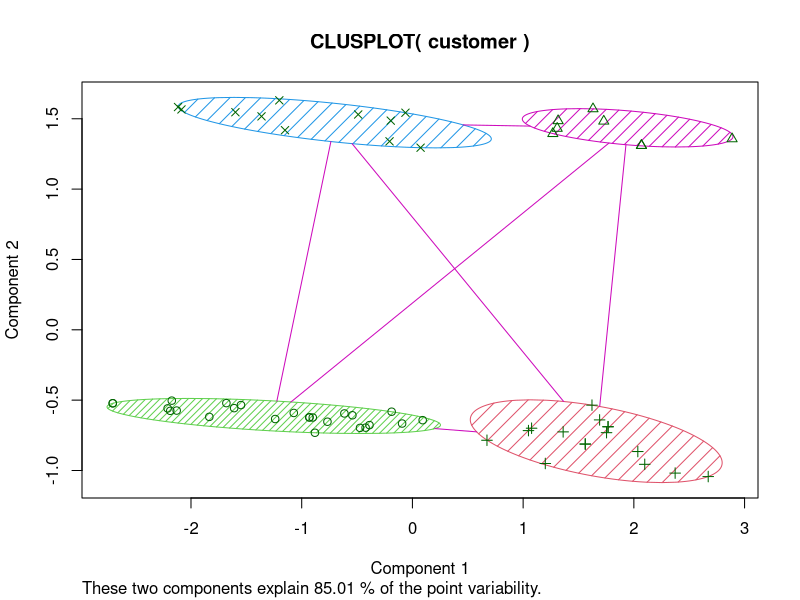
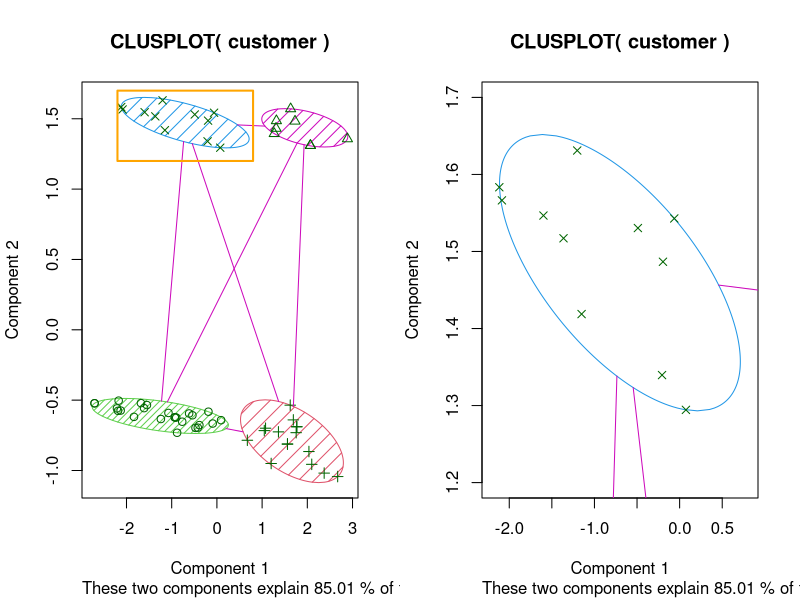
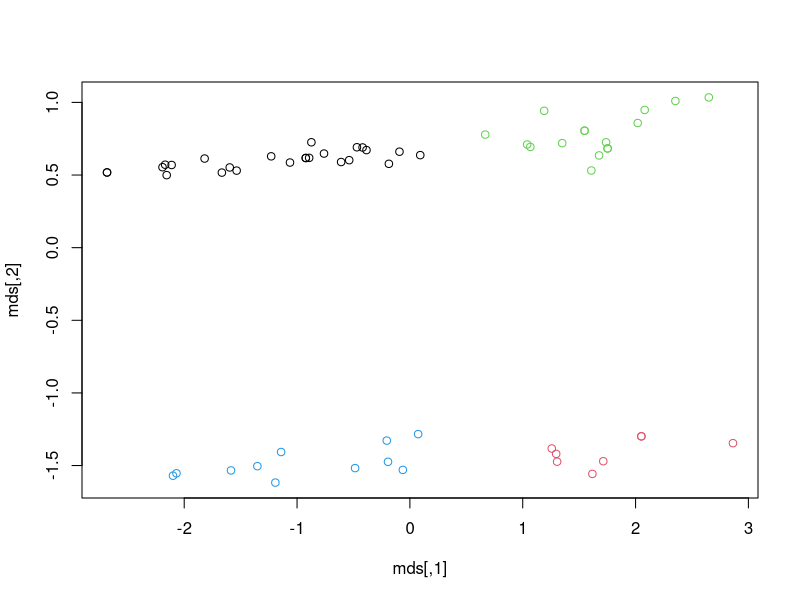

The R script that drew these images, in order:
# Drawing a bivariate cluster plot

customer = read.csv('clustering/data/customer.csv', header = TRUE)
customer = scale(customer[,-1])

set.seed(22)

# Use k-means to cluster the customer data
fit = kmeans(customer, 4)

library(cluster) # install.packages("cluster")

# Draw a bivariate cluster plot
clusplot(customer, fit$cluster, color = TRUE, shade = TRUE)

# Zoom into the bivariate cluster plot
dev.off()

par(mfrow = c(1, 2)) # Set-up two plots (1 row and 2 columns)

clusplot(customer, fit$cluster, color = TRUE, shade = TRUE)
rect(-2.2, 1.2, 0.8, 1.7, border = "orange", lwd = 2) # x-left, y-bottom, x-right, y-top

clusplot(customer, fit$cluster, color = TRUE, xlim = c(-2.2, 0.8), ylim = c(1.2, 1.7)) # Value for xlim, ylim will match above

# ======================================== #

# The clusplot function uses princomp and cmdscale to reduce the original feature dimension to the principal component.
# Therefore, one can see how data is clustered in a single plot with these two components as the x-axis and y-axis.

dev.off()
mds = cmdscale(dist(customer), k = 2)
plot(mds, col = fit$cluster)
